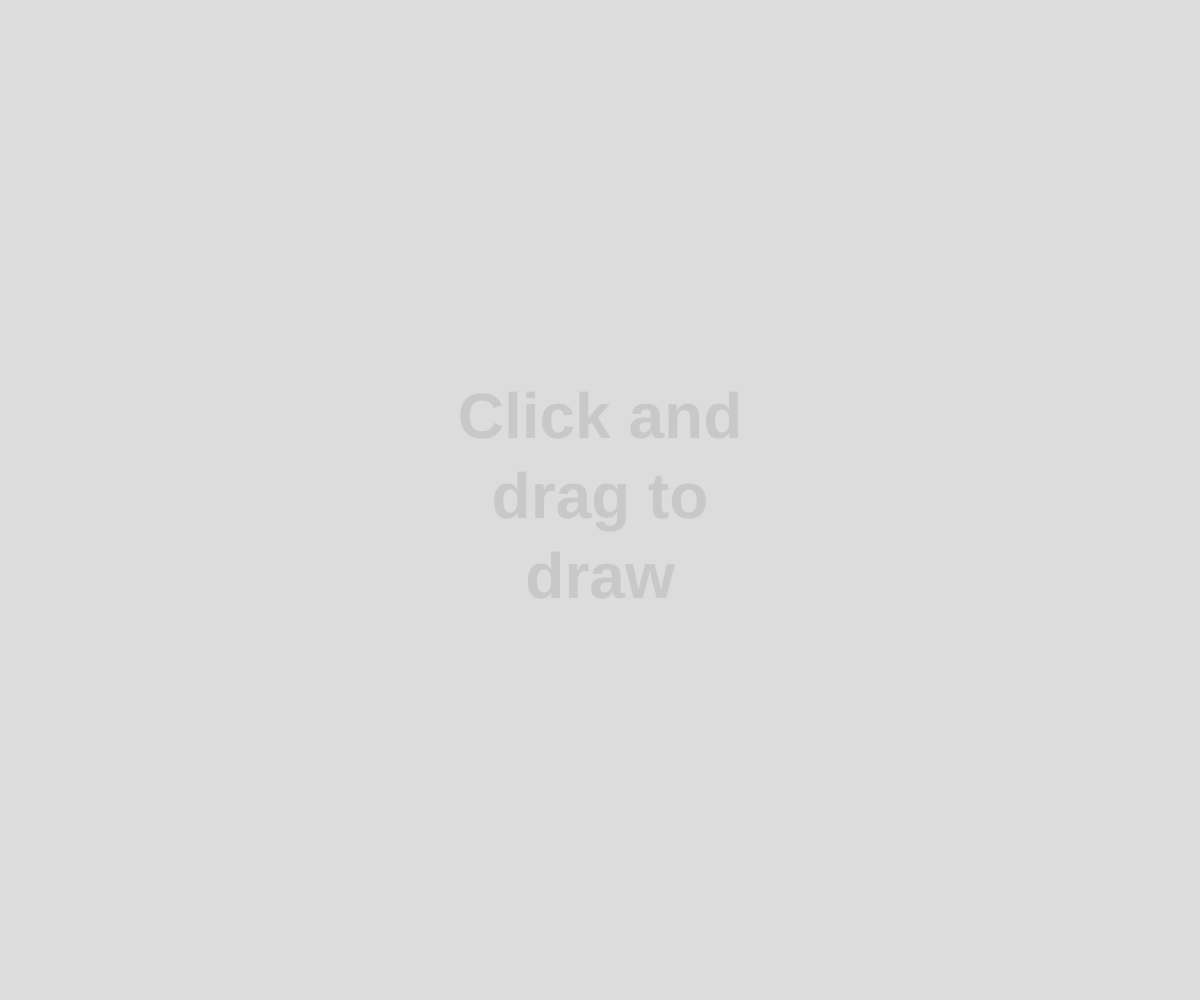
Frame 1 (no input)
Frame 60 (no input): identical to frame 1, image omitted
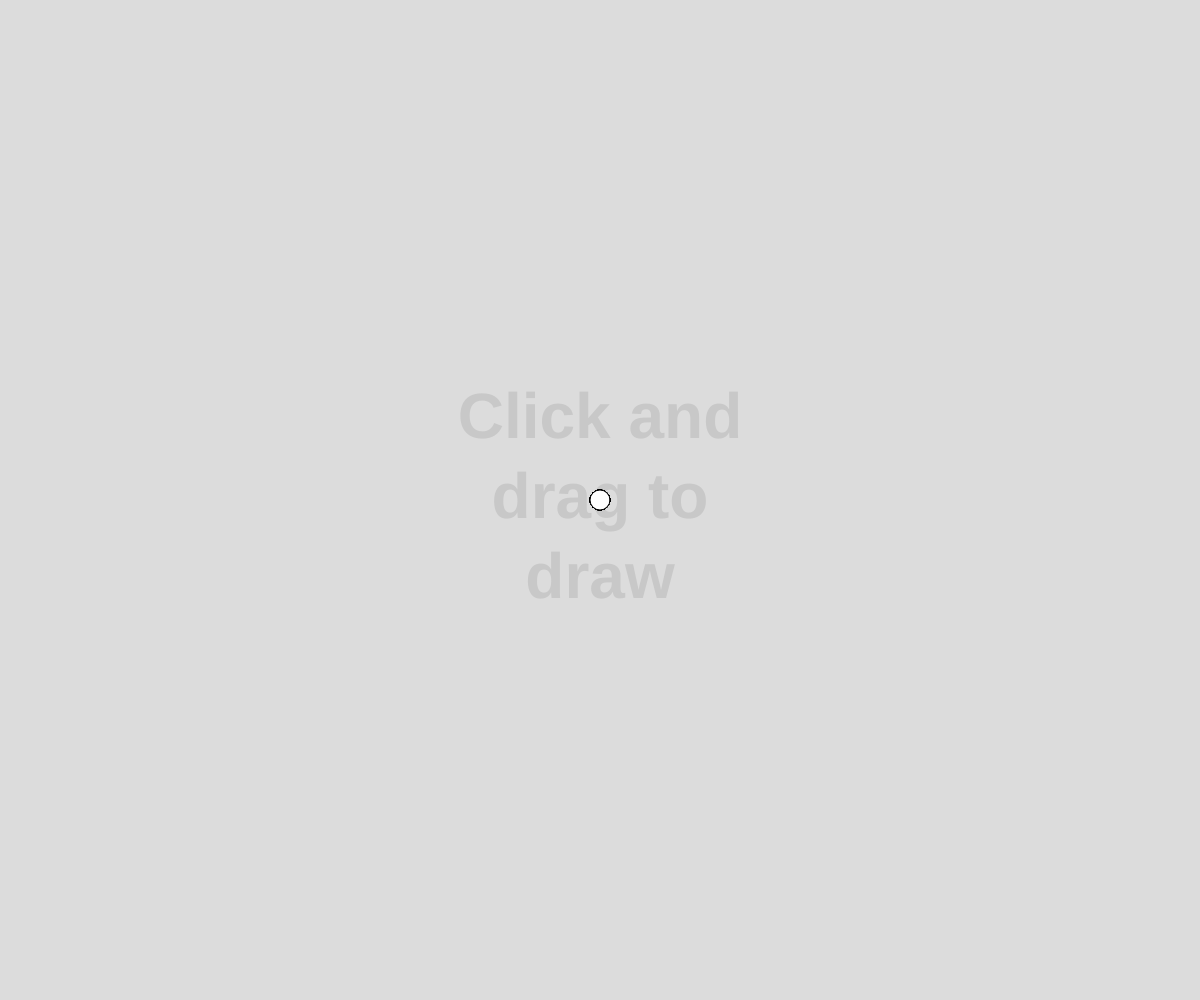
Frame 120 (the mouse pressed at the canvas centre since frame 60)

The p5.js sketch that drew these frames (run headless with seeded random() and noise() and a simulated clock; from frame 60 on, the mouse is pressed at the canvas centre):

// p5.js sketch
// ── sketch.js
// World's simplest drawing program.
function setup(){
  createCanvas(windowWidth, windowHeight);
  background(220);

  fill(200);
  // textFont('sans serif');
  textAlign(CENTER, CENTER);
  textSize(64);
  textStyle(BOLD);
  let l = (width - min(width, 400)) / 2;
  text("Click and drag to draw", l, 0, min(width, 400), height);
  fill(255);
}

// Draw a circle whenever the mouse button is down.
function draw(){
  if(mouseIsPressed){
    ellipse(mouseX, mouseY, 20, 20);
  }
}
